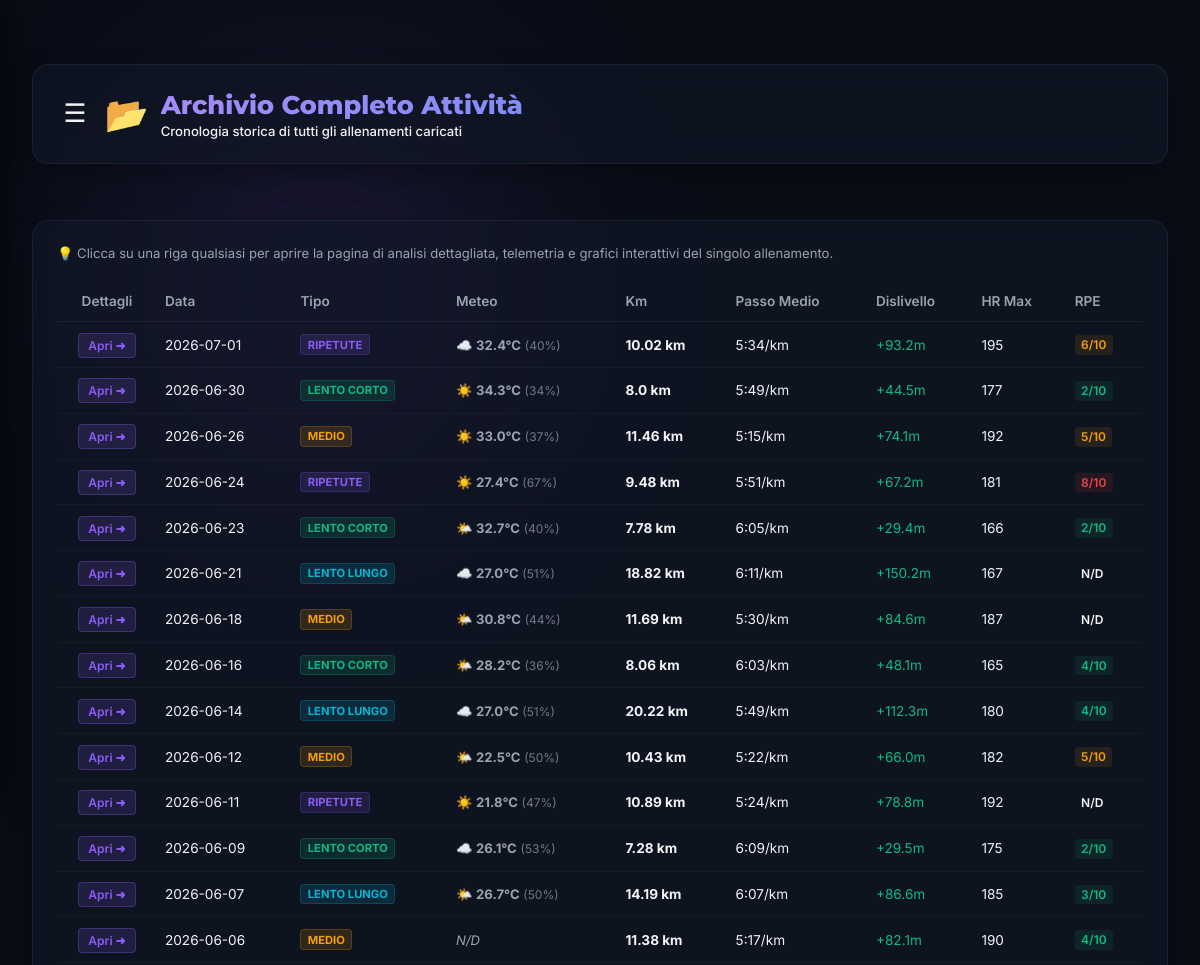
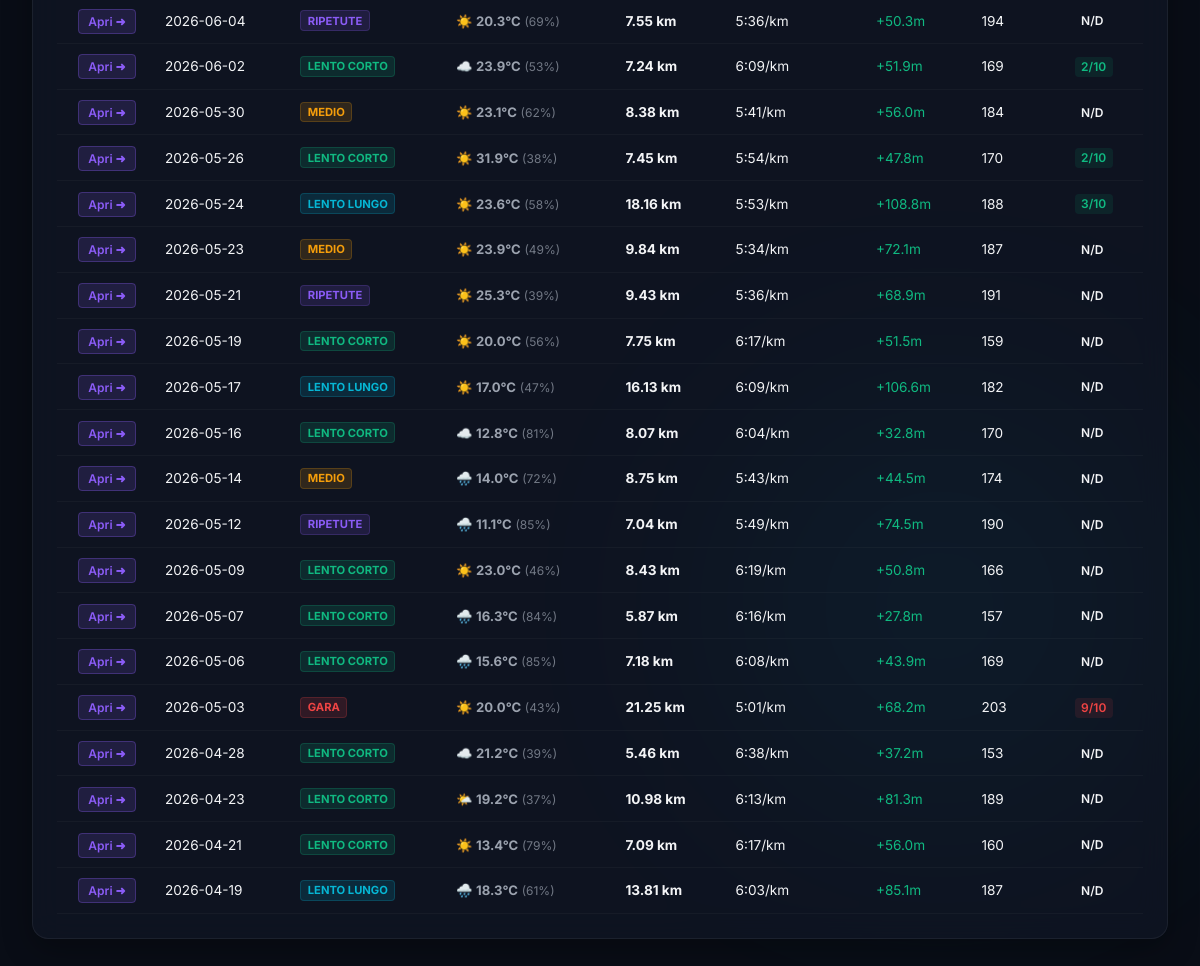
The app's page /history with its own data (2 pictures, top to bottom).
### database/database.py (models this page shows, shortened)
class Base(DeclarativeBase):
    pass

class WorkoutExecuted(Base):
    __tablename__ = "workouts_executed"
    id: Mapped[int] = mapped_column(Integer, primary_key=True, autoincrement=True)
    planned_id: Mapped[Optional[int]] = mapped_column(ForeignKey("workouts_planned.id"), nullable=True)
    date: Mapped[datetime.date] = mapped_column(Date, nullable=False)
    workout_type: Mapped[str] = mapped_column(String, nullable=False, default="lento_corto")
    distance_km: Mapped[float] = mapped_column(Float, nullable=False)
    avg_pace: Mapped[float] = mapped_column(Float, nullable=False)  # stored in seconds per km (e.g. 304s = 5:04/km)
    avg_cadence: Mapped[Optional[float]] = mapped_column(Float, nullable=True)  # steps per minute
    shoe_used: Mapped[Optional[str]] = mapped_column(String, nullable=True)  # "Asics Gel-Nimbus", "Adidas Adizero", etc.
    elevation_gain: Mapped[Optional[float]] = mapped_column(Float, nullable=True)
    elevation_loss: Mapped[Optional[float]] = mapped_column(Float, nullable=True)
    max_hr: Mapped[Optional[int]] = mapped_column(Integer, nullable=True)
    laps_summary: Mapped[Optional[List[Dict[str, Any]]]] = mapped_column(JSON, nullable=True)
    rpe_score: Mapped[Optional[int]] = mapped_column(Integer, nullable=True)  # Rate of Perceived Exertion (1-10)
    comment: Mapped[Optional[str]] = mapped_column(String, nullable=True)  # Athlete notes/sensations
    planned_workout: Mapped[Optional[WorkoutPlanned]] = relationship(
        "WorkoutPlanned", back_populates="executed_workouts"
    )

### main.py (the view)
@app.get("/history", response_class=HTMLResponse)
def get_workout_history(request: Request, db: Session = Depends(get_db)):
    workouts = db.query(WorkoutExecuted).order_by(WorkoutExecuted.date.desc()).all()
    enriched_workouts = []
    for w in workouts:
        weather = fetch_workout_weather(db, w)
        enriched_workouts.append({
            "obj": w,
            "weather": weather
        })
    shoe_mileage = get_current_shoe_mileage(db)
    predictions = get_race_predictions(db)
    from agents.nodes import build_athlete_performance_profile
    perf_profile = build_athlete_performance_profile(db)
    return templates.TemplateResponse(
        request=request,
        name="history.html",
        context={
            "workouts": enriched_workouts,
            "shoe_mileage": shoe_mileage,
            "predictions": predictions,
            "perf_profile": perf_profile
        }
    )

### templates/history.html (shortened to what this page needs)
<!DOCTYPE html>
<html lang="it">
<head>
    <link rel="stylesheet" href="/static/css/style.css?v=1.1">
</head>
<body>
    <div class="bg-glow bg-glow-purple"></div>
    <div class="bg-glow bg-glow-blue"></div>
    <div class="container" style="max-width: 1200px; margin: 0 auto; padding: 2rem 1rem;">
        <header class="dashboard-header glass-card" style="margin-bottom: 2rem; display: flex; align-items: center; justify-content: space-between; flex-wrap: wrap; gap: 1rem;">
            <div class="header-logo" style="display: flex; align-items: center; gap: 0.75rem;">
                <button class="hamburger-menu-btn" onclick="toggleSidebar()" aria-label="Apri menu">☰</button>
                <span class="logo-emoji" style="font-size: 2.2rem;">📂</span>
                <div class="logo-text">
                    <h1 style="margin: 0; font-family: 'Montserrat', sans-serif; font-size: 1.6rem; font-weight: 800; background: linear-gradient(135deg, #a78bfa, #818cf8); -webkit-background-clip: text; -webkit-text-fill-color: transparent;">Archivio Completo Attività</h1>
                    <p style="margin: 0.2rem 0 0 0; font-size: 0.82rem; color: var(--text-muted);">Cronologia storica di tutti gli allenamenti caricati</p>
                </div>
            </div>
        </header>
        <div class="glass-card card-workouts-history">
            <p class="history-helper"
                style="font-size: 0.82rem; color: var(--text-secondary); margin-bottom: 1.25rem;">
                💡 Clicca su una riga qualsiasi per aprire la pagina di analisi dettagliata, telemetria e grafici interattivi del singolo allenamento.</p>
            <div class="table-wrapper">
                <table>
                    <thead>
                        <tr>
                            <th style="text-align: center; width: 100px;">Dettagli</th>
                            <th>Data</th>
                            <th>Tipo</th>
                            <th>Meteo</th>
                            <th>Km</th>
                            <th>Passo Medio</th>
                            <th>Dislivello</th>
                            <th>HR Max</th>
                            <th>RPE</th>
                        </tr>
                    </thead>
                    <tbody>
                        {% if workouts %}
                        {% for item in workouts %}
                        {% set w = item.obj %}
                        {% set weather = item.weather %}
                        <tr class="clickable-row" onclick="window.location.href='/workout/{{ w.id }}'"
                            style="cursor: pointer;">
                            <td style="text-align: center; vertical-align: middle; white-space: nowrap;">
                                <span class="view-details-btn"
                                    style="font-size: 0.75rem; background: rgba(139, 92, 246, 0.15); color: var(--color-purple); padding: 0.25rem 0.60rem; border-radius: 4px; border: 1px solid rgba(139, 92, 246, 0.3); font-weight: 600; transition: background 0.2s;">Apri
                                    ➜</span>
                            </td>
                            <td>{{ w.date }}</td>
                            <td><span class="workout-type-tag type-{{ w.workout_type or 'lento_corto' }}"
                                    style="font-size: 0.7rem; font-weight: 700; padding: 0.15rem 0.4rem; border-radius: 4px; display: inline-block; background: rgba(255,255,255,0.05);">{{ (w.workout_type or 'lento_corto') | replace('_', ' ') | upper }}</span></td>
                            <td style="font-size: 0.82rem; color: var(--text-secondary);">
                                {% if weather.temp is not none %}
                                    <span title="{{ weather.status }}">
                                        {% if weather.status == "Soleggiato" %}☀️
                                        {% elif weather.status == "Parzialmente Nuvoloso" %}🌤️
                                        {% elif weather.status == "Nuvoloso" %}☁️
                                        {% elif weather.status == "Pioggia" %}🌧️
                                        {% elif weather.status == "Nebbia" %}🌫️
                                        {% elif weather.status == "Neve" %}❄️
                                        {% elif weather.status == "Temporale" %}⛈️
                                        {% else %}🌤️{% endif %}
                                        <strong>{{ weather.temp }}°C</strong>
                                        <span style="font-size: 0.75rem; opacity: 0.7;">({{ weather.humidity }}%)</span>
                                    </span>
                                {% else %}
                                    <span style="color: var(--text-muted); font-style: italic;">N/D</span>
                                {% endif %}
                            </td>
                            <td><strong>{{ w.distance_km }} km</strong></td>
                            <td>{{ w.pace_formatted }}/km</td>
                            <td style="color: var(--color-green);">+{{ w.elevation_gain or 0 | int }}m</td>
                            <td>{{ w.max_hr or 'N/D' }}</td>
                            <td><span class="rpe-tag rpe-{{ w.rpe_score or 'none' }}">{{ w.rpe_score ~ '/10' if w.rpe_score else 'N/D' }}</span></td>
                        </tr>
                        {% endfor %}
                        {% else %}
                        <tr>
                            <td colspan="9" class="no-data-table">Nessun allenamento registrato. Carica un file GPX nella Dashboard per iniziare!</td>
                        </tr>
                        {% endif %}
                    </tbody>
                </table>
            </div>
        </div>
    </div>
</body>
</html>

### static/css/style.css (style rules this page uses)
:root { --bg-dark: #090d16; --card-bg: rgba(17, 24, 39, 0.65); --border-color: rgba(255, 255, 255, 0.06); --text-primary: #f3f4f6; --text-secondary: #9ca3af; --color-purple: #8b5cf6; --color-pink: #ec4899; --color-cyan: #06b6d4; --color-green: #10b981; --color-yellow: #f59e0b; --color-red: #ef4444; }
* { box-sizing: border-box; margin: 0; padding: 0; }
body { font-family: 'Inter', sans-serif; background-color: var(--bg-dark); color: var(--text-primary); min-height: 100vh; padding: 2rem 1rem; position: relative; overflow-x: hidden; }
.bg-glow { position: absolute; width: 400px; height: 400px; border-radius: 50%; filter: blur(120px); opacity: 0.15; z-index: -1; pointer-events: none; }
.bg-glow-purple { top: 5%; left: 10%; background-color: var(--color-purple); }
.bg-glow-blue { bottom: 10%; right: 5%; background-color: var(--color-cyan); }
.container { max-width: 1200px; margin: 0 auto; display: flex; flex-direction: column; gap: 1.5rem; }
.glass-card { background: var(--card-bg); backdrop-filter: blur(16px); -webkit-backdrop-filter: blur(16px); border: 1px solid var(--border-color); border-radius: 16px; padding: 1.5rem; box-shadow: 0 10px 30px rgba(0, 0, 0, 0.3); }
.dashboard-header { display: flex; justify-content: space-between; align-items: center; flex-wrap: wrap; gap: 1.5rem; }
.header-logo { display: flex; align-items: center; gap: 1rem; }
.logo-emoji { font-size: 2.5rem; }
.logo-text h1 { font-family: 'Montserrat', sans-serif; font-weight: 800; font-size: 1.6rem; background: linear-gradient(135deg, #fff 30%, var(--text-secondary)); background-clip: text; -webkit-background-clip: text; -webkit-text-fill-color: transparent; }
.logo-text p { color: var(--text-secondary); font-size: 0.85rem; font-weight: 500; }
.table-wrapper { width: 100%; overflow-x: auto; }
table { width: 100%; border-collapse: collapse; font-size: 0.85rem; text-align: left; }
th { color: var(--text-secondary); font-weight: 600; padding: 0.75rem 0.5rem; border-bottom: 1px solid var(--border-color); }
td { padding: 0.75rem 0.5rem; border-bottom: 1px solid rgba(255, 255, 255, 0.03); }
.rpe-tag { font-size: 0.75rem; font-weight: 600; padding: 0.15rem 0.4rem; border-radius: 4px; }
.rpe-1, .rpe-2, .rpe-3, .rpe-4 { background: rgba(16, 185, 129, 0.1); color: var(--color-green); }
.rpe-5, .rpe-6, .rpe-7 { background: rgba(245, 158, 11, 0.1); color: var(--color-yellow); }
.rpe-8, .rpe-9, .rpe-10 { background: rgba(239, 68, 68, 0.1); color: var(--color-red); }
.workout-type-tag.type-lento_corto { background-color: rgba(16, 185, 129, 0.15) !important; color: var(--color-green) !important; border: 1px solid rgba(16, 185, 129, 0.2); }
.workout-type-tag.type-lento_lungo { background-color: rgba(6, 182, 212, 0.15) !important; color: var(--color-cyan) !important; border: 1px solid rgba(6, 182, 212, 0.2); }
.workout-type-tag.type-medio { background-color: rgba(245, 158, 11, 0.15) !important; color: var(--color-yellow) !important; border: 1px solid rgba(245, 158, 11, 0.2); }
.workout-type-tag.type-ripetute { background-color: rgba(139, 92, 246, 0.15) !important; color: var(--color-purple) !important; border: 1px solid rgba(139, 92, 246, 0.2); }
.workout-type-tag.type-gara { background-color: rgba(239, 68, 68, 0.15) !important; color: var(--color-red) !important; border: 1px solid rgba(239, 68, 68, 0.2); }
.grid-col, .glass-card, .table-wrapper { min-width: 0; }
.table-wrapper { width: 100%; overflow-x: auto; -webkit-overflow-scrolling: touch; display: block; }
.hamburger-menu-btn { background: none; border: none; color: var(--text-primary); font-size: 1.6rem; cursor: pointer; padding: 0.4rem; display: flex; align-items: center; justify-content: center; border-radius: 8px; transition: background-color 0.2s; line-height: 1; }

### records on screen
WorkoutExecuted: date "2026-07-01", workout_type "RIPETUTE", distance_km "10.02", pace_formatted "5:34", elevation_gain "93.2", max_hr "195", rpe_score "6/10"
WorkoutExecuted: date "2026-06-30", workout_type "LENTO CORTO", distance_km "8.0", pace_formatted "5:49", elevation_gain "44.5", max_hr "177", rpe_score "2/10"
WorkoutExecuted: date "2026-06-26", workout_type "MEDIO", distance_km "11.46", pace_formatted "5:15", elevation_gain "74.1", max_hr "192", rpe_score "5/10"
WorkoutExecuted: date "2026-06-24", workout_type "RIPETUTE", distance_km "9.48", pace_formatted "5:51", elevation_gain "67.2", max_hr "181", rpe_score "8/10"
WorkoutExecuted: date "2026-06-23", workout_type "LENTO CORTO", distance_km "7.78", pace_formatted "6:05", elevation_gain "29.4", max_hr "166", rpe_score "2/10"
WorkoutExecuted: date "2026-06-21", workout_type "LENTO LUNGO", distance_km "18.82", pace_formatted "6:11", elevation_gain "150.2", max_hr "167", rpe_score "N/D"
WorkoutExecuted: date "2026-06-18", workout_type "MEDIO", distance_km "11.69", pace_formatted "5:30", elevation_gain "84.6", max_hr "187", rpe_score "N/D"
WorkoutExecuted: date "2026-06-16", workout_type "LENTO CORTO", distance_km "8.06", pace_formatted "6:03", elevation_gain "48.1", max_hr "165", rpe_score "4/10"
WorkoutExecuted: date "2026-06-14", workout_type "LENTO LUNGO", distance_km "20.22", pace_formatted "5:49", elevation_gain "112.3", max_hr "180", rpe_score "4/10"
WorkoutExecuted: date "2026-06-12", workout_type "MEDIO", distance_km "10.43", pace_formatted "5:22", elevation_gain "66.0", max_hr "182", rpe_score "5/10"
WorkoutExecuted: date "2026-06-11", workout_type "RIPETUTE", distance_km "10.89", pace_formatted "5:24", elevation_gain "78.8", max_hr "192", rpe_score "N/D"
WorkoutExecuted: date "2026-06-09", workout_type "LENTO CORTO", distance_km "7.28", pace_formatted "6:09", elevation_gain "29.5", max_hr "175", rpe_score "2/10"
WorkoutExecuted: date "2026-06-07", workout_type "LENTO LUNGO", distance_km "14.19", pace_formatted "6:07", elevation_gain "86.6", max_hr "185", rpe_score "3/10"
WorkoutExecuted: date "2026-06-06", workout_type "MEDIO", distance_km "11.38", pace_formatted "5:17", elevation_gain "82.1", max_hr "190", rpe_score "4/10"
WorkoutExecuted: date "2026-06-04", workout_type "RIPETUTE", distance_km "7.55", pace_formatted "5:36", elevation_gain "50.3", max_hr "194", rpe_score "N/D"
WorkoutExecuted: date "2026-06-02", workout_type "LENTO CORTO", distance_km "7.24", pace_formatted "6:09", elevation_gain "51.9", max_hr "169", rpe_score "2/10"
WorkoutExecuted: date "2026-05-30", workout_type "MEDIO", distance_km "8.38", pace_formatted "5:41", elevation_gain "56.0", max_hr "184", rpe_score "N/D"
WorkoutExecuted: date "2026-05-26", workout_type "LENTO CORTO", distance_km "7.45", pace_formatted "5:54", elevation_gain "47.8", max_hr "170", rpe_score "2/10"
WorkoutExecuted: date "2026-05-24", workout_type "LENTO LUNGO", distance_km "18.16", pace_formatted "5:53", elevation_gain "108.8", max_hr "188", rpe_score "3/10"
WorkoutExecuted: date "2026-05-23", workout_type "MEDIO", distance_km "9.84", pace_formatted "5:34", elevation_gain "72.1", max_hr "187", rpe_score "N/D"
WorkoutExecuted: date "2026-05-21", workout_type "RIPETUTE", distance_km "9.43", pace_formatted "5:36", elevation_gain "68.9", max_hr "191", rpe_score "N/D"
WorkoutExecuted: date "2026-05-19", workout_type "LENTO CORTO", distance_km "7.75", pace_formatted "6:17", elevation_gain "51.5", max_hr "159", rpe_score "N/D"
WorkoutExecuted: date "2026-05-17", workout_type "LENTO LUNGO", distance_km "16.13", pace_formatted "6:09", elevation_gain "106.6", max_hr "182", rpe_score "N/D"
WorkoutExecuted: date "2026-05-16", workout_type "LENTO CORTO", distance_km "8.07", pace_formatted "6:04", elevation_gain "32.8", max_hr "170", rpe_score "N/D"
WorkoutExecuted: date "2026-05-14", workout_type "MEDIO", distance_km "8.75", pace_formatted "5:43", elevation_gain "44.5", max_hr "174", rpe_score "N/D"
WorkoutExecuted: date "2026-05-12", workout_type "RIPETUTE", distance_km "7.04", pace_formatted "5:49", elevation_gain "74.5", max_hr "190", rpe_score "N/D"
WorkoutExecuted: date "2026-05-09", workout_type "LENTO CORTO", distance_km "8.43", pace_formatted "6:19", elevation_gain "50.8", max_hr "166", rpe_score "N/D"
WorkoutExecuted: date "2026-05-07", workout_type "LENTO CORTO", distance_km "5.87", pace_formatted "6:16", elevation_gain "27.8", max_hr "157", rpe_score "N/D"
WorkoutExecuted: date "2026-05-06", workout_type "LENTO CORTO", distance_km "7.18", pace_formatted "6:08", elevation_gain "43.9", max_hr "169", rpe_score "N/D"
WorkoutExecuted: date "2026-05-03", workout_type "GARA", distance_km "21.25", pace_formatted "5:01", elevation_gain "68.2", max_hr "203", rpe_score "9/10"
WorkoutExecuted: date "2026-04-28", workout_type "LENTO CORTO", distance_km "5.46", pace_formatted "6:38", elevation_gain "37.2", max_hr "153", rpe_score "N/D"
WorkoutExecuted: date "2026-04-23", workout_type "LENTO CORTO", distance_km "10.98", pace_formatted "6:13", elevation_gain "81.3", max_hr "189", rpe_score "N/D"
WorkoutExecuted: date "2026-04-21", workout_type "LENTO CORTO", distance_km "7.09", pace_formatted "6:17", elevation_gain "56.0", max_hr "160", rpe_score "N/D"
WorkoutExecuted: date "2026-04-19", workout_type "LENTO LUNGO", distance_km "13.81", pace_formatted "6:03", elevation_gain "85.1", max_hr "187", rpe_score "N/D"

### other values on screen
{{ weather.temp }} "32.4" "34.3" "33.0" "27.4" "32.7" "27.0" "30.8" "28.2" "27.0" "22.5" "21.8" "26.1" "26.7" "20.3" "23.9" "23.1" "31.9" "23.6" "23.9" "25.3" "20.0" "17.0" "12.8" "14.0" "11.1" "23.0" "16.3" "15.6" "20.0" "21.2" "19.2" "13.4" "18.3"
{{ weather.humidity }} "40" "34" "37" "67" "40" "51" "44" "36" "51" "50" "47" "53" "50" "69" "53" "62" "38" "58" "49" "39" "56" "47" "81" "72" "85" "46" "84" "85" "43" "39" "37" "79" "61"
